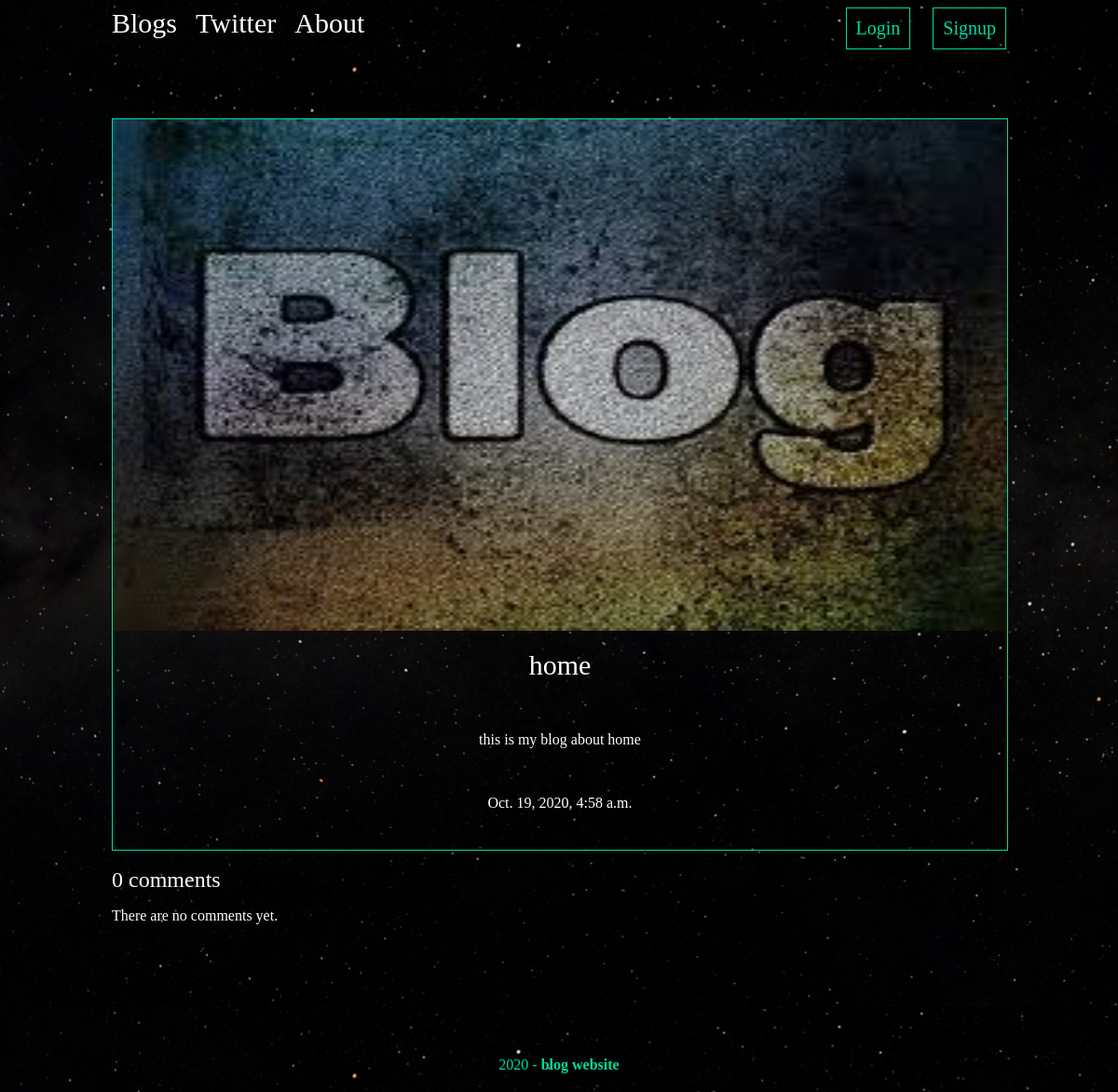
The app's page /Posts/saved/home/ with its own data.
### posts/models.py (models this page shows, shortened)
class Post(models.Model):
    title = models.CharField(max_length=100)
    body = models.TextField()
    date = models.DateTimeField(auto_now_add=True)
    thumb = models.ImageField(default="default.jpg",blank=True)
    author = models.ForeignKey(User,default=None,on_delete=models.CASCADE)

### posts/views.py (the view)
# urls.py: url(r'^saved/(?P<name>[\w+\s*]+)/$',views.saved_detail,name="saved"),
def saved_detail(request,name):
    post = Post.objects.get(title=name)
    comments = Comment.objects.filter(post=post)
    return render(request, 'posts/saved_detail.html',
                  {'post': post, 'comments': comments})

### posts/templates/posts/saved_detail.html
{% extends 'base_layout.html' %}
{% block contents %}
<br><br>
<div class="post-detail">
    <div class="post">
        <img src="{{post.thumb.url}}"/>
        <h2>{{post.title}}</h2><br>
        <p>{{post.body}}</p><br>
        <p>{{post.date}}</p>
    </div>
</div>
<br>
<div class="comment-block">
    {% with comments.count as total_comments %}
        <h2>{{ total_comments }} comment{{ total_comments|pluralize }}</h2>
    {% endwith %}
    {% for comment in comments %}
        <p>comment {{ forloop.counter }} by {{ comment.name }} {{ comment.created }}</p>
        <p>{{ comment.body|linebreaks }}</p>
    {% empty %}
        <p>There are no comments yet.</p>
    {% endfor %}
</div>
<br><br>
{% endblock %}

### assets/css.css (style rules this page uses)
body { background-image:url(bg.jpg); color:#fff; }
h1,h2,h3,h4,h5 { font-weight:normal; margin:0; }
.recent-post,.post { padding:10px; width: 175px; height:200px; border: 1px solid #00dba0; position:relative; padding-bottom:18px; }
.post-detail .post { width:100%; height:100%; position:relative; padding:0; }
.post-detail .post img { width:100%; height:70%; }
.post-detail .post h2 { text-align:center; margin:20px auto; font-size:30px; }
.post-detail .post p { text-align:center; }
.comment-block { overflow-y:scroll; height:20%; }

### records on screen
Post: thumb (placeholder picture), title "home", body "this is my blog about home", date "Oct. 19, 2020, 4:58 a.m."

### other values on screen
{{ total_comments }} "0"
